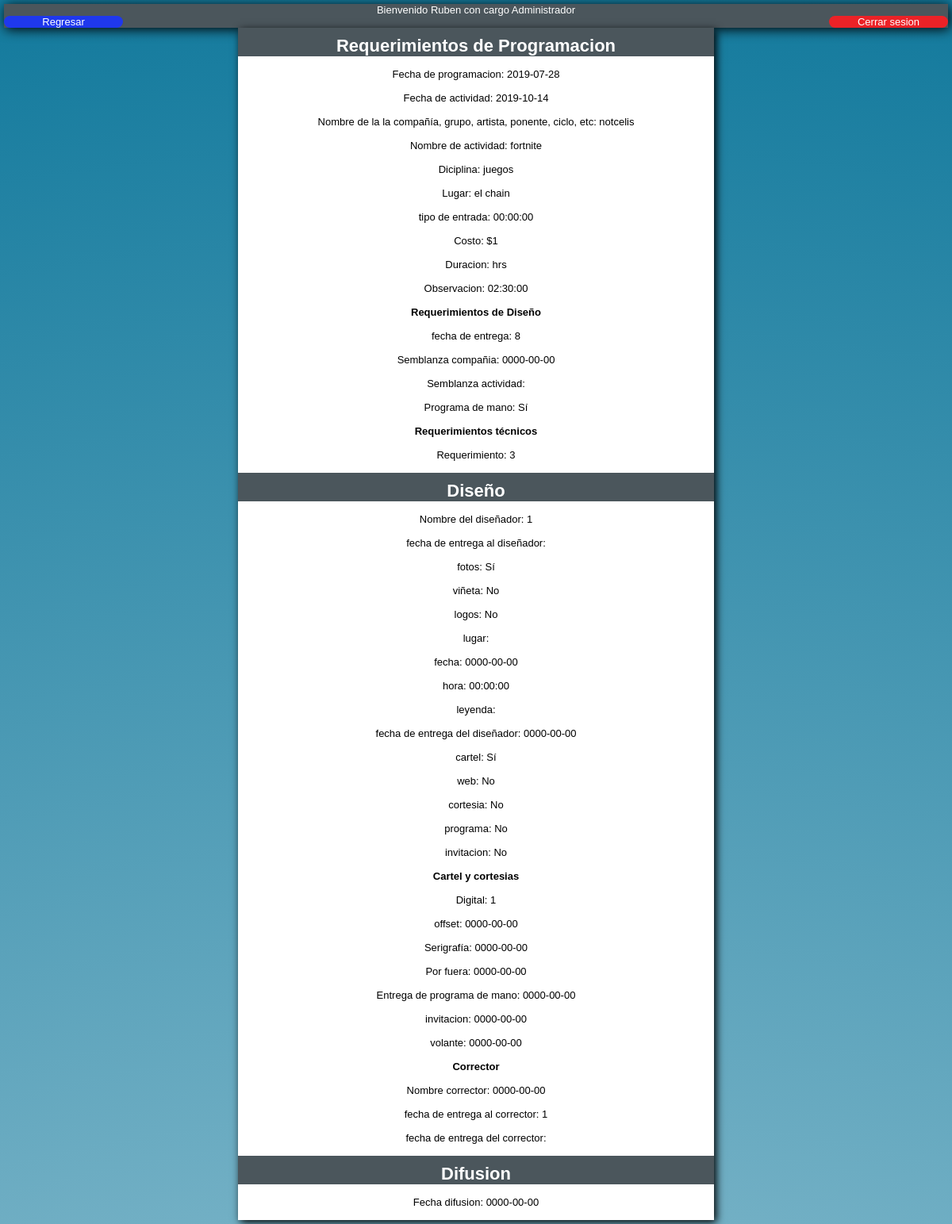
Before: /vistas/activity.php?id=6 (signed in) with the older database file.
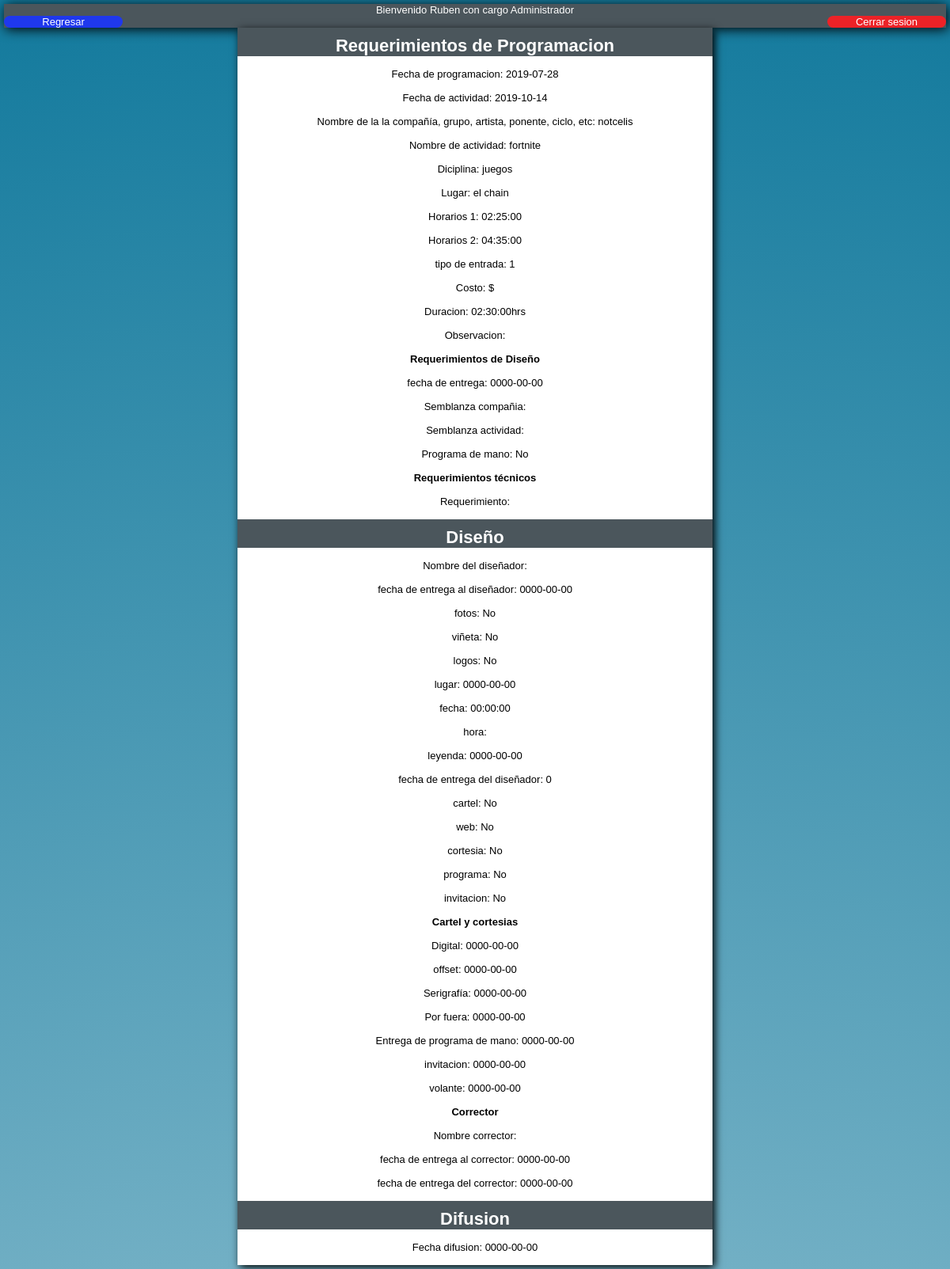
After: the same page with the newer database file.
### tables this page shows
CREATE TABLE `Usuarios`
(
  `idUsuario` int(11) DEFAULT NULL AUTO_INCREMENT,
  `nombre` varchar(15) DEFAULT NULL,
  `username` varchar(15) DEFAULT NULL,
  `password` varchar(15) DEFAULT NULL,
  `idTipoUsuario` int(11) DEFAULT NULL,
   PRIMARY KEY (idUsuario),
   FOREIGN KEY (idTipoUsuario) REFERENCES TipoUsuarios(idTipoUsuario) ON DELETE CASCADE
);

CREATE TABLE `TipoUsuarios`
(
  `idTipoUsuario` int(11) DEFAULT NULL AUTO_INCREMENT,
  `nombreCargo` varchar(15) DEFAULT NULL,
  PRIMARY KEY (idTipoUsuario)
);

CREATE TABLE `Actividad`
(
  `idActividad` int(11) DEFAULT NULL AUTO_INCREMENT,
  `idProgramacion` int(11) DEFAULT NULL,
  `idDifusion` int(11) DEFAULT NULL,
  `idDiseno` int(11) DEFAULT NULL,
  PRIMARY KEY (idActividad),
  FOREIGN KEY (idProgramacion) REFERENCES Programacion(idProgramacion) ON DELETE CASCADE,
  FOREIGN KEY (idDifusion) REFERENCES Difusion(idDifusion) ON DELETE CASCADE,
  FOREIGN KEY (idDiseno) REFERENCES Diseno(idDiseno) ON DELETE CASCADE
);

CREATE TABLE `requerimientoActividad`
(
  `idRequerimientoActividad` int(11) DEFAULT NULL AUTO_INCREMENT,
  `fechaProgramacion` date DEFAULT NULL,
  `fechaEvento` date DEFAULT NULL,
  `nombreCompania` varchar(15) DEFAULT NULL,
  `nombreActividad` varchar(15) DEFAULT NULL,
  `disciplina` varchar(15) DEFAULT NULL,
  `lugar` varchar(15) DEFAULT NULL,
  `tipoEntrada` int(11) DEFAULT NULL,
  `costo` int(11) DEFAULT NULL,
  `duracion` time DEFAULT NULL,
  `observacion` varchar(500) DEFAULT NULL,
  PRIMARY KEY (idRequerimientoActividad)
);

CREATE TABLE `requerimientoDiseno`
(
  `idRequerimientoDiseno` int(11) DEFAULT NULL AUTO_INCREMENT,
  `fechaEntrega` date DEFAULT NULL,
  `semblanzaCompania` varchar(15) DEFAULT NULL,
  `semblanzaActividad` varchar(15) DEFAULT NULL,
  `programaMano` varchar(15) DEFAULT NULL,
  PRIMARY KEY (idRequerimientoDiseno)
);

CREATE TABLE `requerimientoTecnico`
(
  `idRequerimientoTecnico` int(11) DEFAULT NULL AUTO_INCREMENT,
  `requerimiento` varchar(100) DEFAULT NULL,
  PRIMARY KEY (idRequerimientoTecnico)
);

create TABLE `fase2`
(
  `idFase2` int(11) DEFAULT NULL AUTO_INCREMENT,
  `nombreDisenador` varchar(15) DEFAULT NULL,
  `fechaEntra` date DEFAULT NULL,
  `fotos` int(2) DEFAULT NULL,
  `vineta` int(2) DEFAULT NULL,
  `logos` int(2) DEFAULT NULL,
  `lugar` varchar(15) DEFAULT NULL,
  `fecha` date DEFAULT NULL,
  `hora` time DEFAULT NULL,
  `leyenda` varchar(15) DEFAULT NULL,
  `fechaSalida` date DEFAULT NULL,
  `cartel` int(2) DEFAULT NULL,
  `web` int(2) DEFAULT NULL,
  `cortesias` int(2) DEFAULT NULL,
  `programa` int(2) DEFAULT NULL,
  `invitacion` int(2) DEFAULT NULL,
  PRIMARY KEY (idfase2)
);

create TABLE `CartelyCortesias`
(
  `idCartelyCortesias` int(11) DEFAULT NULL AUTO_INCREMENT,
  `digital` date DEFAULT NULL,
  `offset` date DEFAULT NULL,
  `serigrafia` date DEFAULT NULL,
  `fuera` date DEFAULT NULL,
  `entregaPrograma` date DEFAULT NULL,
  `invitacion` date DEFAULT NULL,
  `volante` date DEFAULT NULL,
  PRIMARY KEY(idCartelyCortesias)
);

create TABLE `Corrector`
(
  `idCorrector` int(11) DEFAULT NULL AUTO_INCREMENT,
  `fechaEntra` date DEFAULT NULL,
  `nombreCorrector` varchar(25) DEFAULT NULL,
  `fechaSale` date DEFAULT NULL,
  PRIMARY KEY(idCorrector)
);

create TABLE `Difusion`
(
  `idDifusion` int(11) DEFAULT NULL AUTO_INCREMENT,
  `fechaDifusion` date DEFAULT NULL,
  PRIMARY KEY(idDifusion)
);

CREATE TABLE `Horario`
(
  `idHorario` int(11) DEFAULT NULL AUTO_INCREMENT,
  `horario` time DEFAULT NULL,
  `idRequerimientoActividad` int(11),
  PRIMARY KEY (idHorario),
  FOREIGN KEY (idRequerimientoActividad) REFERENCES requerimientoActividad(idRequerimientoActividad)
);

### includes/user.php (called while the page is built, shortened)
<?php
include 'db.php';
class User extends DB
{
	private $nombre;
	private $cargo;
	public function setUser($user)
	{
		$query = $this->connect()->prepare('SELECT u.nombre,u.username,t.nombreCargo
											FROM usuarios u, tipousuarios t
											WHERE u.idTipoUsuario = t.idTipoUsuario
											AND username = :user');
		$query->execute(['user' => $user]);
		foreach($query as $currentUser)
		{
			$this->nombre = $currentUser['nombre'];
			$this->cargo = $currentUser['nombreCargo'];
		}
	}
	public function getNombre()
	{
		return $this->nombre;
	}
	public function getCargo()
	{
		return $this->cargo;
	}
}
?>

### includes/db.php (called while the page is built)
<?php
class DB
{
	private $host;
	private $db;
	private $user;
	private $password;
	private $charset;
	public function __construct()
	{
		$this->host = 'localhost';
		$this->db = 'prueba';
		$this->user = 'root';
		$this->password = 'QQWWEERR1';
		$this->charset = 'utf8mb4';
	}
	public function connect()
	{
		try
		{
			$connection = "mysql:host=" . $this->host . ";dbname=" . $this->db . ";charset=" . $this->charset;
			$options = [PDO::ATTR_ERRMODE => PDO::ERRMODE_EXCEPTION,
						PDO::ATTR_EMULATE_PREPARES => false,];
			$pdo = new PDO($connection,$this->user,$this->password,$options);
			return $pdo;
		}
		catch(PDOException $e)
		{
			print_r("Error connection: " . $e->getMessage());
		}
	}
}
?>

### vistas/activity.php (the view, shortened to what this page needs)
<?php
    include_once '../includes/user.php';
    include_once '../includes/db.php';
    $userSession = new UserSession();
    $user = new User();
    if(isset($_SESSION['user']))
    {
        $user->setUser($userSession->getCurrentUser());
    }
    else
    {
        header("location: ../index.php");
    }
?>
<!DOCTYPE html>
<html>
    <head>
        <link rel="stylesheet" href="../styles/activityStylo.css">
    </head>
    <body>
        <header>
            <?php echo "<p>Bienvenido ".$user->getNombre()." con cargo ".$user->getCargo()."</p>"?>
            <a id = "botonRegresar" href="calendar.php">Regresar</a>
            <a id = "botonSalir" href="../includes/logout.php">Cerrar sesion</a>
        </header>
        <form>
        <div id="inicioSesion">
        <?php
            $db = new DB();
            if(isset($_GET['id']))
            {
                $id = $_GET['id'];
                $query = $db->connect()->prepare("SELECT *
                                                  FROM actividad a, programacion b, diseno c, difusion d,
                                                  requerimientoActividad e, requerimientodiseno f,
                                                  requerimientotecnico g, requerimientopago h,
                                                  fase2 i, cartelycortesias j,
                                                  corrector k
                                                  WHERE a.idProgramacion = b.idProgramacion
                                                  AND a.idDiseno = c.iddiseno
                                                  AND a.idDifusion = d.idDifusion
                                                  AND b.idRequerimientoActividad = e.idRequerimientoActividad
                                                  AND b.idRequerimientoDiseno = f.idRequerimientoDiseno
                                                  AND b.idRequerimientoTecnico = g.idRequerimientoTecnico
                                                  AND b.idRequerimientoPago = h.idRequerimientoPago
                                                  and c.idfase2 = i.idfase2
                                                  and c.idcartelycortesias = j.idcartelycortesias
                                                  AND c.idcorrector = k.idcorrector
                                                  AND a.idActividad = $id;
                                                  ");
                $query->execute();
                $query->setFetchMode(PDO::FETCH_NUM);
                $result = $query->fetchAll();
                if($query->rowCount())
                {
                    echo "<h1 id='cabecera'>Requerimientos de Programacion</h1><br>";
                    echo "<p>Fecha de programacion: ".$result[0][16]."</p><br>";
                    echo "<p>Fecha de actividad: ".$result[0][17]."</p><br>";
                    echo "<p>Nombre de la la compañía, grupo, artista, ponente, ciclo, etc: ".$result[0][18]."</p><br>";
                    echo "<p>Nombre de actividad: ".$result[0][19]."</p><br>";
                    echo "<p>Diciplina: ".$result[0][20]."</p><br>";
                    echo "<p>Lugar: ".$result[0][21]."</p><br>";
                    $query1 = $db->connect()->prepare("SELECT h.horario
                                                       FROM Actividad a, Programacion p, requerimientoActividad r, horario h
                                                       WHERE a.idProgramacion = p.idProgramacion
                                                       AND p.idRequerimientoActividad = r.idRequerimientoActividad
                                                       AND r.idRequerimientoActividad = h.idRequerimientoActividad
                                                       AND a.idActividad = $id;");
                    $query1->execute();
                    $query1->setFetchMode(PDO::FETCH_NUM);
                    $result1 = $query1->fetchAll();
                    for($i = 0 ; $i < count($result1) ; $i++)
                    {
                        echo "<p>Horarios ".($i+1).": ".$result1[$i][0]."</p><br>";
                    }
                    echo "<p>tipo de entrada: ".$result[0][22]."</p><br>";
                    echo "<p>Costo: $".$result[0][23]."</p><br>";
                    echo "<p>Duracion: ".$result[0][24]."hrs</p><br>";
                    echo "<p>Observacion: ".$result[0][25]."</p><br>";
                    echo "<h3>Requerimientos de Diseño</h3><br>";
                    echo "<p>fecha de entrega: ".$result[0][27]."</p><br>";
                    echo "<p>Semblanza compañia: ".$result[0][28]."</p><br>";
                    echo "<p>Semblanza actividad: ".$result[0][29]."</p><br>";
                    echo "<p>Programa de mano: ";
                    if($result[0][30] == 0)
                    echo "No";
                    else echo"Sí";
                    echo "</p><br>";
                    echo "<h3>Requerimientos técnicos</h3><br>";
                    echo "<p>Requerimiento: ".$result[0][32]."</p><br>";
                    echo "<h1 id='cabecera'>Diseño</h1><br>";
                    echo "<p>Nombre del diseñador: ".$result[0][38]."</p><br>";
                    echo "<p>fecha de entrega al diseñador: ".$result[0][39]."</p><br>";
                    echo "<p>fotos: ";
                    if($result[0][40] == 0)echo "No";
                    else echo "Sí";
                    echo "</p><br>";
                    echo "<p>viñeta: ";
                    if($result[0][41] == 0)echo "No";
                    else echo "Sí";
                    echo "</p><br>";
                    echo "<p>logos: ";
                    if($result[0][42] == 0)echo "No";
                    else echo "Sí";
                    echo "</p><br>";
                    echo "<p>lugar: ".$result[0][44]."</p><br>";
                    echo "<p>fecha: ".$result[0][45]."</p><br>";
                    echo "<p>hora: ".$result[0][46]."</p><br>";
                    echo "<p>leyenda: ".$result[0][47]."</p><br>";
                    echo "<p>fecha de entrega del diseñador: ".$result[0][48]."</p><br>";
                    echo "<p>cartel: ";
                    if($result[0][48] == 0)echo "No";
                    else echo "Sí";
                    echo "</p><br>";
                    echo "<p>web: ";
                    if($result[0][49] == 0)echo "No";
                    else echo "Sí";
                    echo "</p><br>";
                    echo "<p>cortesia: ";
                    if($result[0][50] == 0)echo "No";
                    else echo "Sí";
                    echo "</p><br>";
                    echo "<p>programa: ";
                    if($result[0][51] == 0)echo "No";
                    else echo "Sí";
                    echo "</p><br>";
                    echo "<p>invitacion: ";
                    if($result[0][52] == 0)echo "No";
                    else echo "Sí";
                    echo "</p><br>";
                    echo "<h3>Cartel y cortesias</h3><br>";
                    echo "<p>Digital: ".$result[0][54]."</p><br>";
                    echo "<p>offset: ".$result[0][55]."</p><br>";
                    echo "<p>Serigrafía: ".$result[0][56]."</p><br>";
                    echo "<p>Por fuera: ".$result[0][57]."</p><br>";
                    echo "<p>Entrega de programa de mano: ".$result[0][58]."</p><br>";
                    echo "<p>invitacion: ".$result[0][59]."</p><br>";
                    echo "<p>volante: ".$result[0][60]."</p><br>";
                    echo "<h3>Corrector</h3><br>";
                    echo "<p>Nombre corrector: ".$result[0][63]."</p><br>";
                    echo "<p>fecha de entrega al corrector: ".$result[0][62]."</p><br>";
                    echo "<p>fecha de entrega del corrector: ".$result[0][64]."</p><br>";
                    echo "<h1 id='cabecera'>Difusion</h1><br>";
                    echo "<p>Fecha difusion: ".$result[0][14]."</p><br>";
                }
                else
                {
                    echo "Hubo un error al cargar la actividad";
                }
            }
            else
            {
                header("location: ../vistas/calendar.php");
            }
            ?>
        </div>
        </form>
    </body>
</html>

### styles/activityStylo.css (style rules this page uses)
* { padding: 0px; margin: 0px; font-family: Verdana, Geneva, Tahoma, sans-serif; font-size: 13px; }
body { display:flexbox; flex-direction: column; background-image: radial-gradient(circle,rgb(255,255,255),rgb(19,122,157)); background-repeat: no-repeat; background-size: 100% 500%; text-align: center; margin: 5px; }
header { background-color: rgb(75,86,92); height: 30px; color: white; font-size: 20px; display: grid; grid-template-columns: 150px 1fr 150px; box-shadow: 2px 2px 15px black; }
header p { grid-column: 2/3; }
#botonRegresar { grid-column: 1/2; background-color: rgb(31,56,237); color: white; text-align: center; width: 150px; text-decoration: none; border-radius: 8px; }
#botonSalir { grid-column: 3/4; background-color: rgb(236,34,39); color: white; text-align: center; width: 150px; text-decoration: none; border-radius: 8px; }
#cabecera { background-color: rgb(75,86,92); color: white; height: 20%; width: 100%; padding-top: 10px; font-size: 22px; }
#inicioSesion { margin: auto; grid-area: b; background-color: white; width: 600px; height: 100%; box-shadow: 3px 3px 10px; }

Changed rows visible on the page:
shown differently, row unchanged: actividad "notcelis": requerimientoactividad.tipoEntrada "00:00:00" → "1"; requerimientodiseno.fechaEntrega "8" → "0000-00-00"; fase2.fechaEntra (not shown) → "0000-00-00"; fase2.fecha (not shown) → "0000-00-00"; fase2.hora "0000-00-00" → "00:00:00"; fase2.fechaSalida (not shown) → "0000-00-00"; fase2.cartel "0000-00-00" → "0"; cartelycortesias.digital "1" → "0000-00-00"; corrector.fechaEntra "1" → "0000-00-00"; corrector.fechaSale (not shown) → "0000-00-00"; requerimientoactividad.tipoEntrada "1" → (not shown); requerimientodiseno.fechaEntrega "0000-00-00" → (not shown); requerimientotecnico.idRequerimientoTecnico "3" → (not shown); fase2.idFase2 "1" → (not shown); fase2.hora "00:00:00" → (not shown); corrector.fechaEntra "0000-00-00" → (not shown)
added horario: horario "02:25:00"
added horario: horario "04:35:00"
Other visible differences:
text no longer shown: "Sí Sí Sí"
text now shown: "No No No"
